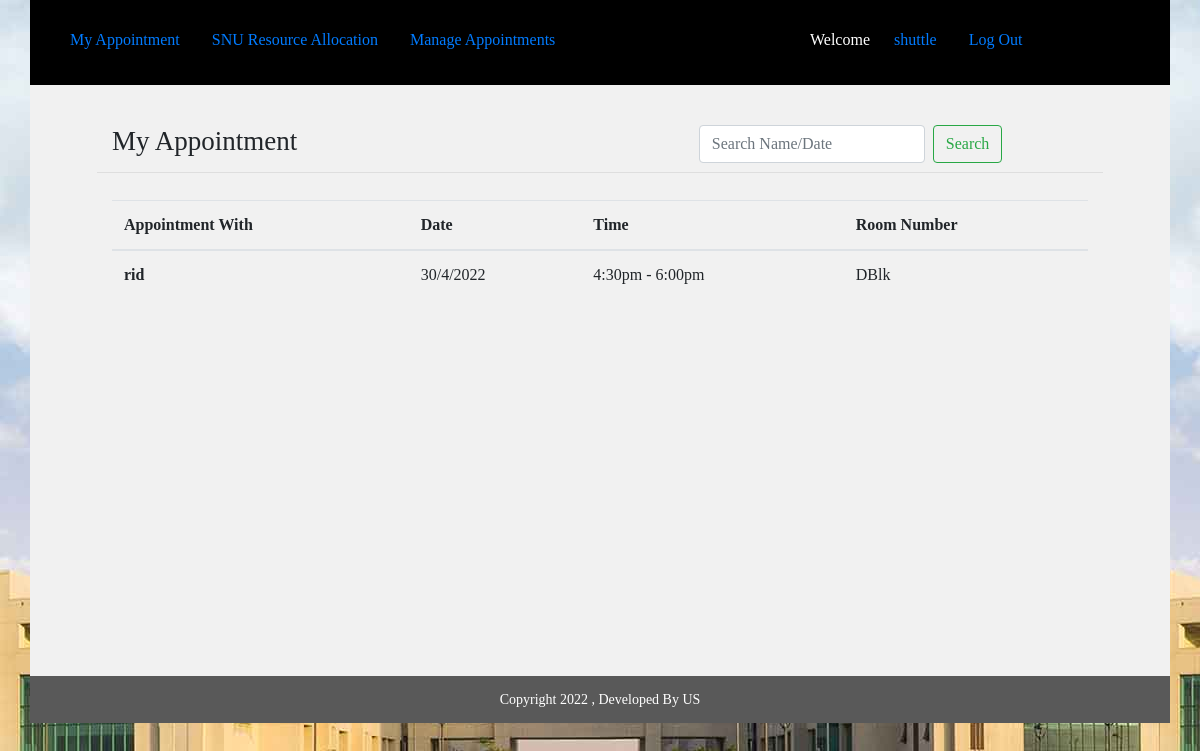
Screenshot of /teacher/ (signed in) with the database file from the repository.
### teacher/models.py (models this page shows, shortened)
class Appointment(models.Model):
	user=models.ForeignKey(settings.AUTH_USER_MODEL,blank=True, null=True,on_delete=models.DO_NOTHING)
	date=models.CharField(max_length=50)
	time_start=models.CharField(max_length=50)
	time_end=models.CharField(max_length=50)
	room_number=models.CharField(max_length=50)
	appointment_with=models.CharField(max_length=50,blank=True)
	update_time=models.DateField(auto_now=True, auto_now_add=False)
	frist_time=models.DateField(auto_now=False, auto_now_add=True)

### teacher/views.py (the view)
# urls.py: path('teacher/', include("teacher.urls")),
def teacher(request):#this section for my appointment
	group_name=Group.objects.all().filter(user = request.user)# get logget user grouped name
	group_name=str(group_name[0]) # convert to string
	if "Teacher" == group_name:
		user_name=request.user.get_username()#Getting Username
		appointment_list = Appointment.objects.all().order_by("-id").filter(user=request.user)
		q=request.GET.get("q")#search start
		if q:
			appointment_list=appointment_list.filter(appointment_with__icontains=q)
		else:
			appointment_list = appointment_list# search end
		appointments= {
		    "query": appointment_list,
		    "user_name":user_name
		}
		return render(request, 'teacher.html', appointments )
	else:
		return redirect('http://127.0.0.1:8000/')

### templates/teacher.html
{% extends 'common_teacher.html' %}
{% block common_teacher %}
   <div class="student">
           <div class="container">
          <div class="row min-height">
              <div class="col-sm-12">
                            <div class="row main_boder">
                                <div class="col-sm-7">
                                     <h3 class="appointmnet_list">My Appointment</h3>
                                </div>
                                <div class="col-sm-5">
                                      <form class="form-inline my-2 my-lg-0" method="GET" action="">
                                          <input class="form-control mr-sm-2" type="text" name="q" placeholder="Search Name/Date" placeholder="Search With Name" aria-label="Search">
                                          <button class="btn btn-outline-success my-2 my-sm-0" type="submit" value="Search">Search</button>
                                       </form>
                                </div>
                            </div>
                             <table class="table">
                                 <thead>
                                  <tr>
                                    <th scope="col">Appointment With</th>
                                    <th scope="col">Date</th>
                                    <th scope="col">Time</th>
                                    <th scope="col">Room Number</th>
                                  </tr>
                                </thead>{% for appoint in query %}
                                {% if appoint.appointment_with != '' %}
                                <tbody>
                                  <tr>
                                    <th scope="row">{{appoint.appointment_with}}</th>
                                          <td>{{appoint.date}}</td>
                                          <td>{{appoint.time_start}} - {{appoint.time_end}}</td>
                                          <td>{{appoint.room_number}}</td>
                                  </tr>{% endif %}
                                </tbody>{% endfor %}
                            </table>
              </div>
          </div>
      </div>
      </div>
      <div class="footer">
           <div class="container">
          <div class="row">
              <div class="col-sm-12">
                             Copyright 2022 , Developed By US
              </div>
          </div>
      </div>
      </div>
{% endblock common_teacher %}

### templates/common_teacher.html
{% extends 'common.html' %}
{% block body %}
   <div class="container ">
   	<div class="row studnet_nav">
   	             <div class="col-sm-8">
						     <ul class="nav nav-pills">
								  <li class="nav-item">
								    <a class="nav-link" href='{% url "teacher_home"%}'>My Appointment</a>
								  </li>
								  <li class="nav-item">
								    <a class="nav-link" href='{% url "logout"%}'>SNU Resource Allocation</a>
								  </li>
								  <li class="nav-item">
								    <a class="nav-link" href='{% url "teacher_appointment_list"%}'>Manage Appointments</a>
								  </li>
							  </ul>
                  </div>
                 <div class="col-sm-4">
					     <ul class="nav nav-pills">
							  <li class="nav-item">
							    <p>Welcome </p>
							  </li>
							  <li class="nav-item">
							    <a class="nav-link" href="#">{{user_name}}</a>
							  </li>
							  <li class="nav-item">
							    <a class="nav-link" href='{% url "logout"%}'>Log Out</a>
							  </li>
						  </ul>
	       		 </div>
	  </div>
    </div>
    {% block common_teacher %}
    {% endblock common_teacher %}
{% endblock %}

### static/css/style.css (style rules this page uses)
.login { height: 723px; background: url(image/background.jpg); }
.row.studnet_nav { background: hsl(0, 0%, 16%); PADDING: 5PX; }
.row.studnet_nav { background: black; color: white; padding: 9px; padding-top: 20px; }
h3.appointmnet_list { padding: 19px 0px 10px 0px; font-weight: normal; font-size: 27px; }
.student .row { background: #f1f1f1; }
body { font-family: cursive;!important }
.footer .row { background: #595959; text-align: center; font-size: 14px; color: white; padding: 13px; }
li.nav-item p { padding: 8px; }
h3.appointmnet_list { padding: 19px 0px 6px 0px; margin-bottom: 27px; font-weight: normal; font-size: 27px; }
.min-height h3.appointmnet_list { padding: 0px 0px 6px 0px; margin-bottom: 9px; font-weight: normal; font-size: 27px; }
.row.min-height { background: #f1f1f1; padding: 20px 67px 36px 67px; }
.row.main_boder { margin-bottom: 27px; border-bottom: 1px solid #00000014; }
.row.min-height { background: #f1f1f1; padding: 40px 67px 36px 67px; min-height: 591px; }
.main_boder { border-bottom: 1px solid #00000014; }

### rows the page displays
Appointment: appointment_with "rid", date "30/4/2022", time_start "4:30pm", time_end "6:00pm", room_number "DBlk"

### other values shown
{{ user_name }} "shuttle"
